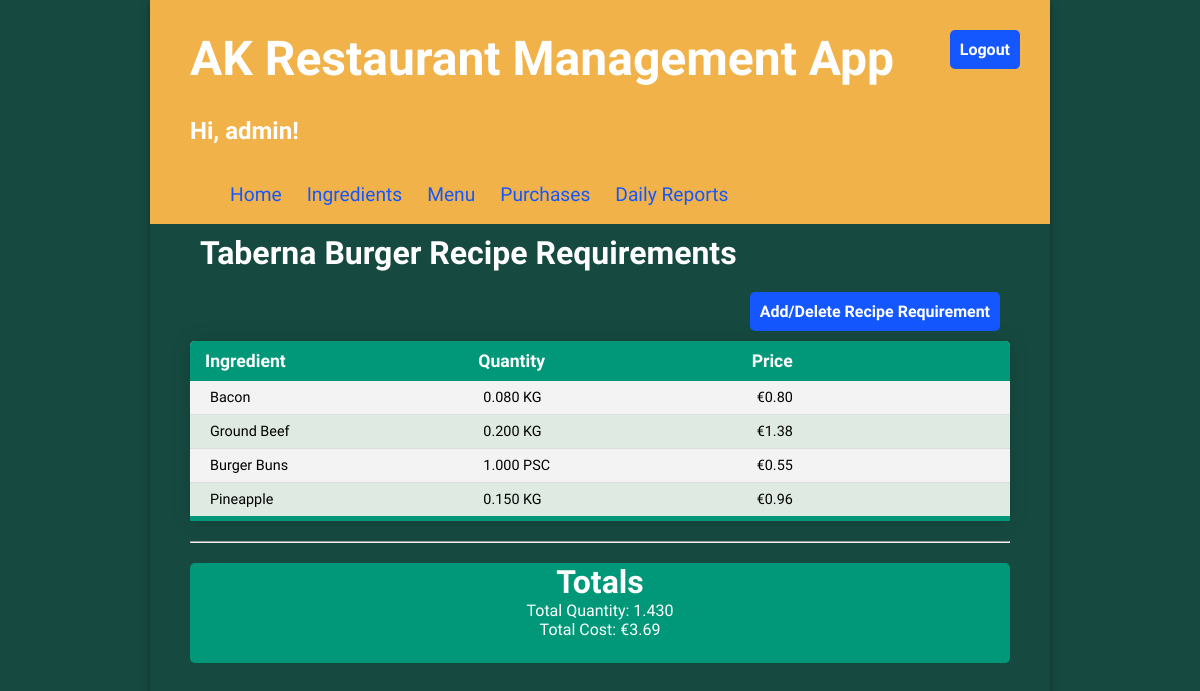
Page /menuitem/4/detail (signed in) on the committed database.
### Inventory/models.py (models this page shows, shortened)
class MenuItem(models.Model):
    title = models.CharField(max_length=100, unique=True)
    price = models.DecimalField(max_digits=6, decimal_places=2, default=0.00)

class RecipeRequirement(models.Model):
    menu_item = models.ForeignKey(MenuItem, on_delete=models.CASCADE)
    ingredient = models.ForeignKey(Ingredient, on_delete=models.CASCADE)
    quantity = models.DecimalField(max_digits=6, decimal_places=3)
    def cost(self):
        return self.quantity * self.ingredient.unit_price

class Ingredient(models.Model):
    UNIT_CHOICES = [
        ('KG', "kilograms"),
        ('L', "liters"),
        ('PSC', "pieces")
    ]
    name = models.CharField(max_length=50, unique=True)
    quantity = models.DecimalField(max_digits=6, decimal_places=3, default=0)
    unit = models.CharField(max_length=3, choices=UNIT_CHOICES)
    unit_price = models.DecimalField(max_digits=6, decimal_places=2)
    total_price = models.DecimalField(editable=False, max_digits=6, decimal_places=2, blank=True, null=True)
    amount_to_add = models.DecimalField(max_digits=6, decimal_places=3, default=0, blank=True, null=True)
    update_price = models.DecimalField(max_digits=6, decimal_places=2, blank=True, null=True)
    last_update = models.DateTimeField(auto_now=True, editable=False)
    def total_price(self):
        return self.unit_price * self.quantity

### Inventory/views.py (the view)
# urls.py: path('menuitem/<pk>/detail', views.menuitemdetail, name='menuitemdetail'),
@login_required
def menuitemdetail(request, pk):
    obj = MenuItem.objects.get(id=pk)
    queryset = obj.reciperequirement_set.all()
    total_quantity = 0
    total_cost = 0
    for i in queryset:
        total_quantity += i.quantity
        total_cost += i.cost()
    context = {
        "queryset": queryset,
        "obj": obj,
        "total_quantity": total_quantity,
        "total_cost": total_cost
    }
    return render(request, "Inventory/menuitem_detail.html", context)

### Inventory/templates/Inventory/menuitem_detail.html (shortened to what this page needs)
{% extends 'Inventory/base.html' %}
{% block content %}
<div class="table-name">
        <h1>{{ obj.title }} Recipe Requirements</h1>
        <a href="{% url 'addrecipe' obj.pk %}">Add/Delete Recipe Requirement</a>
    </div>
<table class="content-table">
    <thead>
        <tr>
            <th>Ingredient</th>
            <th>Quantity</th>
            <th>Price</th>
        </tr>
    </thead>
    <tbody>
    {% for recipe in queryset %}
        <tr>
            <td>{{ recipe.ingredient.name }}</td>
            <td>{{ recipe.quantity }} {{ recipe.ingredient.unit }}</td>
            <td>€{{ recipe.cost|stringformat:".2f" }}</td>
        </tr>
    {% endfor %}
    </tbody>
</table>
 <hr/>
    <div class="Totals">
    <h2>Totals</h2>
    <div>Total Quantity: {{ total_quantity|stringformat:".3f" }}</div>
    <div>Total Cost: €{{ total_cost|stringformat:".2f" }}</div>
    </div>
{% endblock %}

### Inventory/templates/Inventory/base.html (shortened to what this page needs)
{% load static %}
<!DOCTYPE html>
<html>
<head>
  <link rel="stylesheet" type="text/css" href="{% static 'Inventory/style.css' %}" />
</head>
<body>
  <div class="app">
  <header>
    <div class="header-first-row">
      <h1 class="title">AK Restaurant Management App</h1>
      {% if user.is_authenticated %}
      <a class="logout" href="{% url 'logout' %}">Logout</a>
      {% endif %}
    </div>
      {% if user.is_authenticated %}
      <h2>Hi, {{ user.username }}!</h2>
        {% url 'home' as home_url %}
        {% url 'ingredientlist' as ingredientlist_url %}
        {% url 'menuitemlist' as menuitemlist_url %}
        {% url 'purchases' as purchases_url %}
        {% url 'reports' as reports_url %}
      <nav class="navbar">
        <a class="nav-item {% if request.path == home_url %} current-page {% endif %}" href="{% url 'home' %}">Home</a>
        <a class="nav-item {% if request.path == ingredientlist_url %} current-page {% endif %}" href="{% url 'ingredientlist' %}">Ingredients</a>
        <a class="nav-item {% if request.path == menuitemlist_url %} current-page {% endif %}" href="{% url 'menuitemlist' %}">Menu</a>
        <a class="nav-item {% if request.path == purchases_url %} current-page {% endif %}" href="{% url 'purchases' %}">Purchases</a>
        <a class="nav-item {% if request.path == reports_url %} current-page {% endif %}" href="{% url 'reports' %}">Daily Reports</a>
      </nav>
      {% endif %}
  </header>
  <main>
    {% block content %}{% endblock %}
  </main>
  </div>
</body>
</html>

### Inventory/static/Inventory/style.css (style rules this page uses)
* { margin: 0; padding: 0; box-sizing: border-box; }
body { font-family: 'Oxygen', sans-serif; background: #164A41; }
hr { margin: 20px 0; }
header { min-height: 200px; display: flex; align-items: center; flex-direction: column; align-items: flex-start; padding-left: 40px; background: #F1B24A; }
main { display: flex; flex-direction: column; padding: 0 40px 20px 40px; justify-content: center; }
main h2 { font-size: 2em; }
.app { min-width: 900px; max-width: 75%; min-height: 100vh; margin: 0 auto; box-shadow: 0 2px 4px 0 rgba(0, 0, 0, 0.2), 0 3px 10px 0 rgba(0, 0, 0, 0.19); background: #164A41; color: #ffffff; }
.title { font-size: 3em; padding: 30px 0; margin: auto 0; }
.navbar { margin-top: 20px; margin-left: 30px; display: flex; width: 100%; font-size: 1.2em; }
.navbar a { text-decoration: none; padding: 8px 0; color: #1557FF; margin-right: 15px; }
main table { border-collapse: collapse; border-spacing: 0 15px; width: 100%; border-radius: 5px 5px 0 0; overflow: hidden; box-shadow: 0 0 20px rgba(0, 0, 0, 0.15); table-layout: fixed; background: #dfeae2; color: black; }
table tbody { display: block; max-height: 350px; overflow-y: scroll; font-size: 0.9em; text-align: left; }
table thead, table tbody tr { display: table; width: 100%; table-layout: fixed; }
table thead tr { background-color: #009879; color: #ffffff; text-align: left; font-weight: bold; }
table th { padding: 10px 15px; font-size: 1.1em; }
table td { padding: 8px 20px; }
table tbody tr { border-bottom: 1px solid #dddddd; }
table tbody tr:nth-of-type(odd) { background-color: #f3f3f3; }
table tbody tr:last-of-type { border-bottom: 5px solid #009879; }
.header-first-row { width: 100%; display: flex; justify-content: space-between; }
.logout { height: max-content; text-align: center; text-decoration: none; border: 0px; background-color: #1557FF; border-radius: 5px; color: white; padding: 10px; font-weight: bold; margin: 30px; font-size: 1em; }
a { text-decoration: none; color: #1557FF; }
.table-name a { float: right; height: max-content; text-align: center; text-decoration: none; border: 0px; background-color: #1557FF; border-radius: 5px; color: white; padding: 10px; font-weight: bold; margin: 10px; font-size: 1em; }
.table-name h1, a { display: inline-block; margin: 10px; }
.Totals { display: flex; background: #009879; min-height: 100px; align-items: center; flex-direction: column; color: #ffffff; border-radius: 5px; }

### rows in the picture
MenuItem: title "Taberna Burger"
RecipeRequirement: ingredient.name "Bacon", quantity "0.080", ingredient.unit "KG", cost "0.80"
RecipeRequirement: ingredient.name "Ground Beef", quantity "0.200", ingredient.unit "KG", cost "1.38"
RecipeRequirement: ingredient.name "Burger Buns", quantity "1.000", ingredient.unit "PSC", cost "0.55"
RecipeRequirement: ingredient.name "Pineapple", quantity "0.150", ingredient.unit "KG", cost "0.96"

### other values in the picture
{{ user.username }} "admin"
{{ total_quantity|stringformat:".3f" }} "1.430"
{{ total_cost|stringformat:".2f" }} "3.69"
